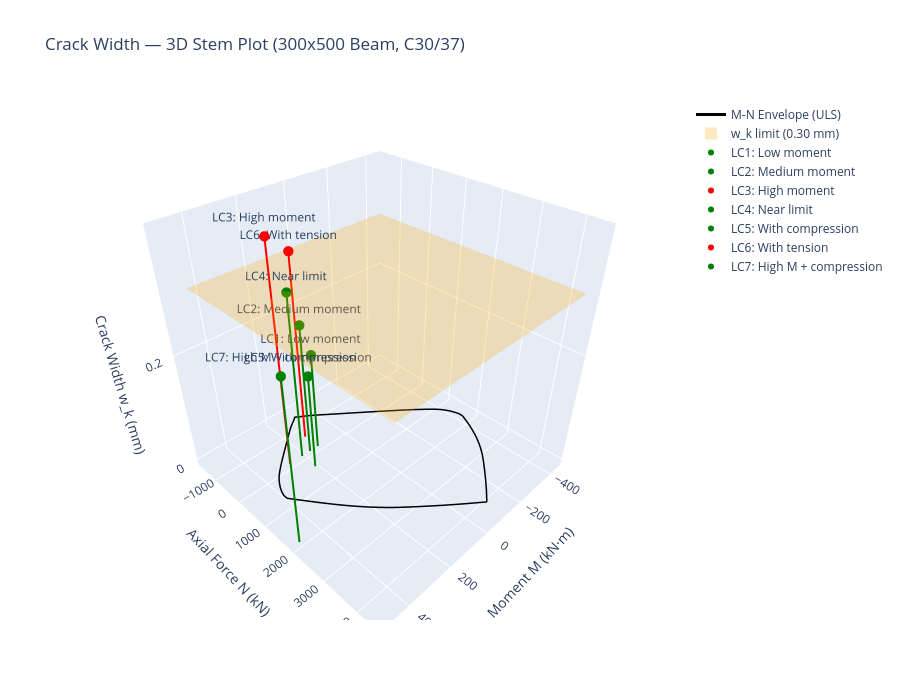

The cell this chart's notebook holds for it:
### Markdown cell above
## 3. Plot 1 — 3D Stem Plot (`plot_load_cases`)

Each load case appears as a vertical stem rising from the M-N plane (z = 0) to z = w_k.
A translucent orange plane marks the crack width limit.

- **Green** stems: w_k ≤ w_k,lim (pass)
- **Red** stems: w_k > w_k,lim (fail)

### Code cell
# Option A: via the CrackingCheck convenience wrapper
with warnings.catch_warnings():
    warnings.simplefilter("ignore")
    fig_3d = check.plot_load_cases(
        load_cases,
        title="Crack Width \u2014 3D Stem Plot (300x500 Beam, C30/37)",
        show=False,
    )
fig_3d.show()

### Figure 1 — Plotly figure (JSON) as saved in the notebook; plotly's stock layout.template omitted (floating-point values rounded to 4 significant figures)
{"data": [{"hovertemplate": "M: %{x:.1f} kN·m<br>N: %{y:.1f} kN<extra></extra>", "line": {"color": "black", "width": 3}, "mode": "lines", "name": "M-N Envelope (ULS)", "type": "scatter3d", "x": [-91.3, -75.76, -60.14, -44.5, -28.9, -13.35, 2.134, 17.55, 32.9, 48.18, 63.4, 78.55, 93.65, 108.7, 123.7, 138.7, 153.5, 168.0, 182.4, 196.5, 210.3, 223.9, 237.3, 250.4, 263.4, 276.1, 288.7, 301.1, 313.3, 325.4, 337.4, 349.3, 361.1, 372.9, 384.7, 396.5, 407.9, 407.9, 401.8, 393.6, 383.7, 372.5, 360.0, 346.2, 331.9, 317.3, 302.6, 287.7, 272.7, 257.7, 242.6, 227.6, 212.5, 197.4, 182.3, 167.5, 151.7, 135.6, 119.0, 103.8, 88.81, 72.1, 55.63, 39.75, 24.31, 8.881, -6.548, -22.01, -37.52, -53.01, -68.49, -83.97, -99.43, -114.9, -130.3, -145.8, -161.2, -176.6, -192.1, -207.5, -222.8, -238.1, -253.5, -268.6, -283.7, -298.8, -313.6, -328.4, -342.8, -357.1, -370.2, -381.3, -391.1, -399.0, -404.7, -404.2, -395.9, -387.4, -378.4, -368.9, -359.0, -348.4, -337.2, -325.5, -313.2, -300.3, -286.9, -273.1, -258.8, -244.1, -229.3, -214.4, -199.4, -184.3, -169.1, -153.8, -138.4, -122.8, -107.0, -91.3], "y": [4151.0, 4070.0, 3990.0, 3911.0, 3830.0, 3750.0, 3669.0, 3587.0, 3504.0, 3422.0, 3338.0, 3254.0, 3170.0, 3085.0, 3000.0, 2915.0, 2828.0, 2740.0, 2650.0, 2558.0, 2464.0, 2369.0, 2273.0, 2175.0, 2076.0, 1976.0, 1875.0, 1773.0, 1670.0, 1566.0, 1462.0, 1357.0, 1252.0, 1147.0, 1042.0, 936.6, 829.9, 703.8, 578.9, 459.7, 346.3, 238.4, 136.8, 43.22, -47.18, -135.7, -223.1, -308.9, -394.2, -479.0, -563.4, -648.7, -733.2, -817.2, -901.8, -987.9, -1067.0, -1143.0, -1213.0, -1293.0, -1222.0, -1152.0, -1080.0, -1002.0, -920.9, -839.3, -757.6, -676.3, -595.3, -514.2, -433.0, -351.7, -270.4, -189.0, -107.5, -25.93, 55.63, 137.2, 218.9, 300.7, 383.2, 465.7, 548.3, 632.3, 716.4, 801.2, 887.6, 974.5, 1064.0, 1154.0, 1252.0, 1360.0, 1474.0, 1595.0, 1720.0, 1846.0, 1965.0, 2084.0, 2201.0, 2316.0, 2429.0, 2540.0, 2648.0, 2753.0, 2856.0, 2955.0, 3052.0, 3145.0, 3235.0, 3323.0, 3410.0, 3495.0, 3580.0, 3665.0, 3749.0, 3831.0, 3913.0, 3993.0, 4072.0, 4151.0], "z": [0.0, 0.0, 0.0, 0.0, 0.0, 0.0, 0.0, 0.0, 0.0, 0.0, 0.0, 0.0, 0.0, 0.0, 0.0, 0.0, 0.0, 0.0, 0.0, 0.0, 0.0, 0.0, 0.0, 0.0, 0.0, 0.0, 0.0, 0.0, 0.0, 0.0, 0.0, 0.0, 0.0, 0.0, 0.0, 0.0, 0.0, 0.0, 0.0, 0.0, 0.0, 0.0, 0.0, 0.0, 0.0, 0.0, 0.0, 0.0, 0.0, 0.0, 0.0, 0.0, 0.0, 0.0, 0.0, 0.0, 0.0, 0.0, 0.0, 0.0, 0.0, 0.0, 0.0, 0.0, 0.0, 0.0, 0.0, 0.0, 0.0, 0.0, 0.0, 0.0, 0.0, 0.0, 0.0, 0.0, 0.0, 0.0, 0.0, 0.0, 0.0, 0.0, 0.0, 0.0, 0.0, 0.0, 0.0, 0.0, 0.0, 0.0, 0.0, 0.0, 0.0, 0.0, 0.0, 0.0, 0.0, 0.0, 0.0, 0.0, 0.0, 0.0, 0.0, 0.0, 0.0, 0.0, 0.0, 0.0, 0.0, 0.0, 0.0, 0.0, 0.0, 0.0, 0.0, 0.0, 0.0, 0.0, 0.0, 0.0]}, {"color": "rgba(255, 165, 0, 0.25)", "hovertemplate": "w_k limit = 0.30 mm<extra></extra>", "i": [0, 0], "j": [1, 2], "k": [2, 3], "name": "w_k limit (0.30 mm)", "showlegend": true, "type": "mesh3d", "x": [-445.3, 448.5, 448.5, -445.3], "y": [-1565.0, -1565.0, 4423.0, 4423.0], "z": [0.3, 0.3, 0.3, 0.3]}, {"hoverinfo": "skip", "line": {"color": "green", "width": 4}, "mode": "lines", "name": "LC1: Low moment", "showlegend": false, "type": "scatter3d", "x": [150, 150], "y": [0, 0], "z": [0, 0.1811]}, {"hovertemplate": "<b>LC1: Low moment</b><br>M_Ed: 150.0 kN·m<br>N_Ed: 0.0 kN<br>w_k: 0.181 mm<br>Limit: 0.30 mm<br>Status: PASS<extra></extra>", "marker": {"color": "green", "size": 6}, "mode": "markers+text", "name": "LC1: Low moment", "text": ["LC1: Low moment"], "textposition": "top center", "type": "scatter3d", "x": [150], "y": [0], "z": [0.1811]}, {"hoverinfo": "skip", "line": {"color": "green", "width": 4}, "mode": "lines", "name": "LC2: Medium moment", "showlegend": false, "type": "scatter3d", "x": [190, 190], "y": [0, 0], "z": [0, 0.2398]}, {"hovertemplate": "<b>LC2: Medium moment</b><br>M_Ed: 190.0 kN·m<br>N_Ed: 0.0 kN<br>w_k: 0.240 mm<br>Limit: 0.30 mm<br>Status: PASS<extra></extra>", "marker": {"color": "green", "size": 6}, "mode": "markers+text", "name": "LC2: Medium moment", "text": ["LC2: Medium moment"], "textposition": "top center", "type": "scatter3d", "x": [190], "y": [0], "z": [0.2398]}, {"hoverinfo": "skip", "line": {"color": "red", "width": 4}, "mode": "lines", "name": "LC3: High moment", "showlegend": false, "type": "scatter3d", "x": [290, 290], "y": [0, 0], "z": [0, 0.3864]}, {"hovertemplate": "<b>LC3: High moment</b><br>M_Ed: 290.0 kN·m<br>N_Ed: 0.0 kN<br>w_k: 0.386 mm<br>Limit: 0.30 mm<br>Status: FAIL<extra></extra>", "marker": {"color": "red", "size": 6}, "mode": "markers+text", "name": "LC3: High moment", "text": ["LC3: High moment"], "textposition": "top center", "type": "scatter3d", "x": [290], "y": [0], "z": [0.3864]}, {"hoverinfo": "skip", "line": {"color": "green", "width": 4}, "mode": "lines", "name": "LC4: Near limit", "showlegend": false, "type": "scatter3d", "x": [230, 230], "y": [0, 0], "z": [0, 0.2985]}, {"hovertemplate": "<b>LC4: Near limit</b><br>M_Ed: 230.0 kN·m<br>N_Ed: 0.0 kN<br>w_k: 0.299 mm<br>Limit: 0.30 mm<br>Status: PASS<extra></extra>", "marker": {"color": "green", "size": 6}, "mode": "markers+text", "name": "LC4: Near limit", "text": ["LC4: Near limit"], "textposition": "top center", "type": "scatter3d", "x": [230], "y": [0], "z": [0.2985]}, {"hoverinfo": "skip", "line": {"color": "green", "width": 4}, "mode": "lines", "name": "LC5: With compression", "showlegend": false, "type": "scatter3d", "x": [230, 230], "y": [500, 500], "z": [0, 0.1765]}, {"hovertemplate": "<b>LC5: With compression</b><br>M_Ed: 230.0 kN·m<br>N_Ed: 500.0 kN<br>w_k: 0.176 mm<br>Limit: 0.30 mm<br>Status: PASS<extra></extra>", "marker": {"color": "green", "size": 6}, "mode": "markers+text", "name": "LC5: With compression", "text": ["LC5: With compression"], "textposition": "top center", "type": "scatter3d", "x": [230], "y": [500], "z": [0.1765]}, {"hoverinfo": "skip", "line": {"color": "red", "width": 4}, "mode": "lines", "name": "LC6: With tension", "showlegend": false, "type": "scatter3d", "x": [150, 150], "y": [-500, -500], "z": [0, 0.3364]}, {"hovertemplate": "<b>LC6: With tension</b><br>M_Ed: 150.0 kN·m<br>N_Ed: -500.0 kN<br>w_k: 0.336 mm<br>Limit: 0.30 mm<br>Status: FAIL<extra></extra>", "marker": {"color": "red", "size": 6}, "mode": "markers+text", "name": "LC6: With tension", "text": ["LC6: With tension"], "textposition": "top center", "type": "scatter3d", "x": [150], "y": [-500], "z": [0.3364]}, {"hoverinfo": "skip", "line": {"color": "green", "width": 4}, "mode": "lines", "name": "LC7: High M + compression", "showlegend": false, "type": "scatter3d", "x": [500, 500], "y": [2000, 2000], "z": [0, 0.286]}, {"hovertemplate": "<b>LC7: High M + compression</b><br>M_Ed: 500.0 kN·m<br>N_Ed: 2000.0 kN<br>w_k: 0.286 mm<br>Limit: 0.30 mm<br>Status: PASS<extra></extra>", "marker": {"color": "green", "size": 6}, "mode": "markers+text", "name": "LC7: High M + compression", "text": ["LC7: High M + compression"], "textposition": "top center", "type": "scatter3d", "x": [500], "y": [2000], "z": [0.286]}], "layout": {"height": 700, "scene": {"xaxis": {"title": {"text": "Moment M (kN·m)"}}, "yaxis": {"title": {"text": "Axial Force N (kN)"}}, "zaxis": {"title": {"text": "Crack Width w_k (mm)"}}}, "title": {"text": "Crack Width — 3D Stem Plot (300x500 Beam, C30/37)"}, "width": 900}}
